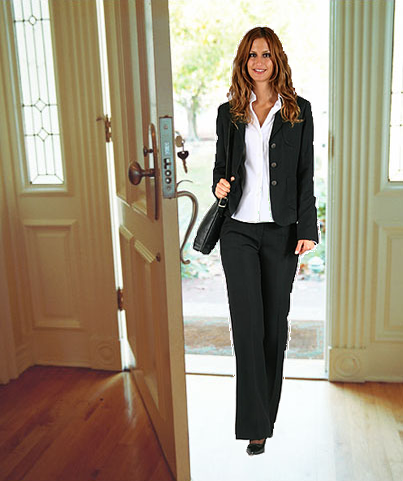
%> input picture Matlab/Extraction Background/kapi_biri.bmp, 403 x 481 px
$ octave runme_bc.m   (GNU Octave 9; MATLAB toolbox functions it lacks are replaced by stand-ins)
%> lines starting %> are read from the running program, lines starting %| are printed output that depends on the picture; in (x1, y1, x2, y2) boxes, pixels count from 0 and x2, y2 are one past the last pixel; in counts of white or black regions, pixels touching at a corner belong together; the program's own positions count from 1
% Arkaplan Cikarimi
input = imread('kapi_biri.bmp');
%> input is the input picture: size 481x403x3 uint8; mean R, G, B 157.4, 144.5, 123.7
im1 = rgb2gray(imread('kapi.bmp'));
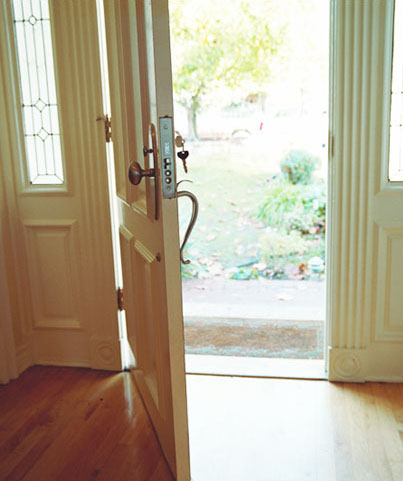
%> input picture Matlab/Extraction Background/kapi.bmp, 403 x 481 px
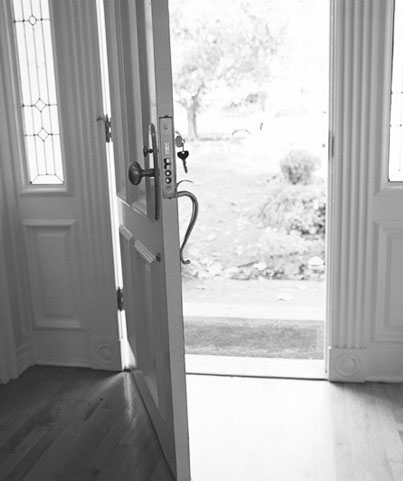
%> im1: size 481x403 uint8; min 2, max 255, mean 172.3
im2 = rgb2gray(imread('kapi_biri.bmp'));
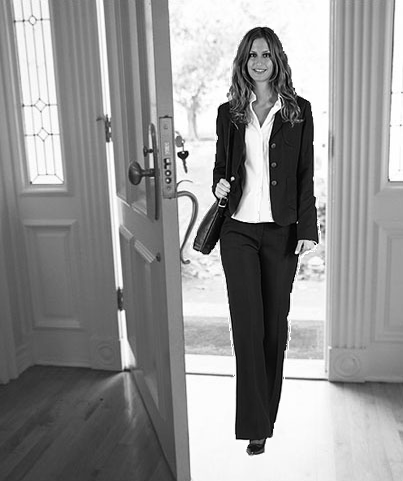
%> im2: size 481x403 uint8; min 0, max 255, mean 146
im3 = imsubtract(im1,im2);
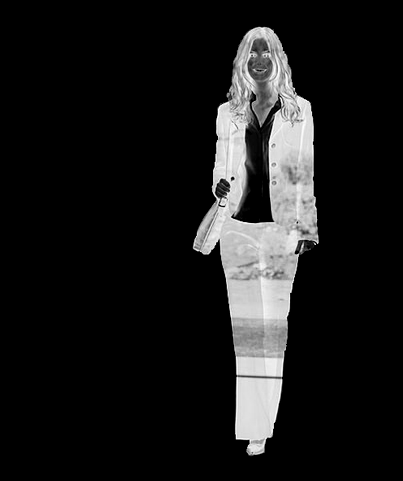
%> im3: size 481x403 uint8; min 0, max 255, mean 26.4
im3 = bwareaopen(im3,500,8);
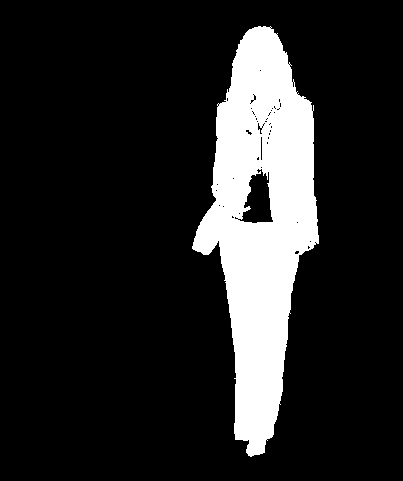
%> im3: size 481x403 logical; 15% white; 1 white region, box (x1, y1, x2, y2) and area: (192, 26, 319, 457) 29154
im3 = imfill(im3,'holes');
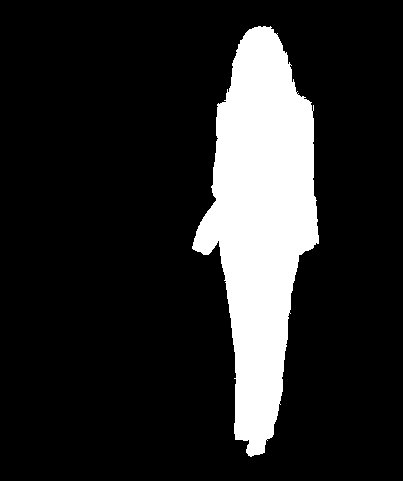
%> im3: size 481x403 logical; 15.7% white; 1 white region, box (x1, y1, x2, y2) and area: (192, 26, 319, 457) 30406
im3=uint8(im3);
im3(im3 == 255) = 1;
im33 = cat(3, im3, im3, im3);
im = input .* im33;
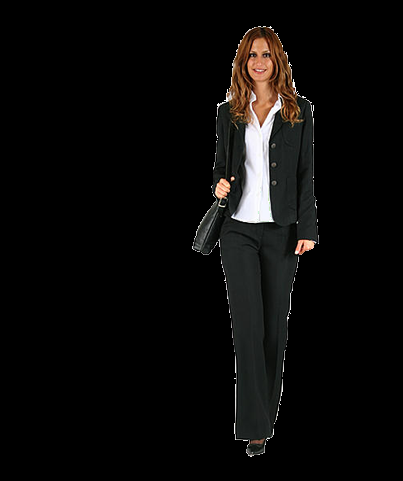
%> im: size 481x403x3 uint8; mean R, G, B 11.2, 10.3, 9.4
imshow(im);
